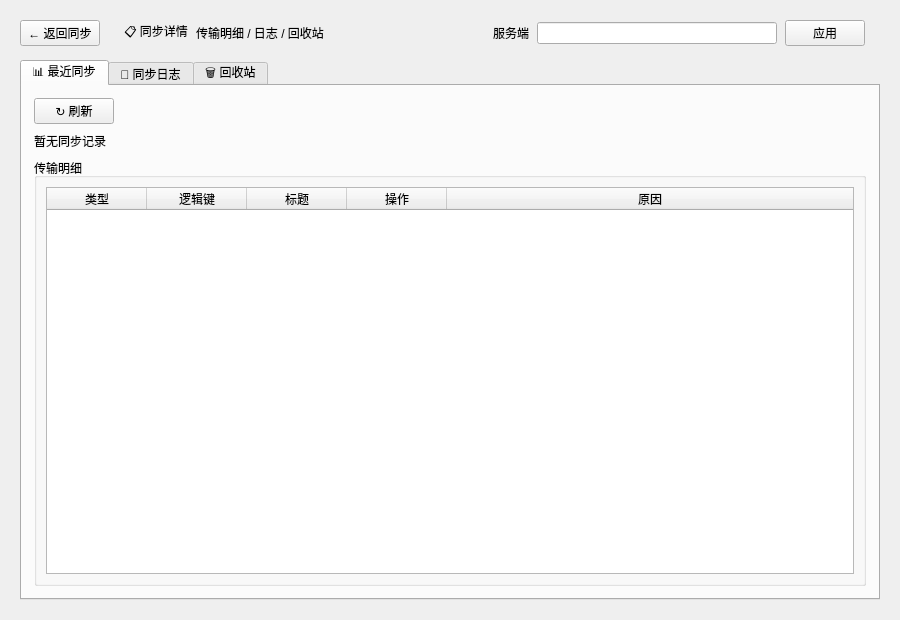
<?xml version="1.0" encoding="UTF-8"?>
<!-- syncdetailspage.ui —— 同步详情页布局（Qt Designer）
     与 SyncDetailsPage::buildUi() 的静态结构一一对应；主题 objectName、
     表格列宽、下拉框档位数据、信号连接等运行时内容仍在 syncdetailspage.cpp 中设置 -->
<ui version="4.0">
 <class>SyncDetailsPage</class>
 <widget class="QWidget" name="SyncDetailsPage">
  <property name="geometry">
   <rect>
    <x>0</x>
    <y>0</y>
    <width>900</width>
    <height>620</height>
   </rect>
  </property>
  <layout class="QVBoxLayout" name="rootLayout" stretch="0,1">
   <property name="leftMargin">
    <number>20</number>
   </property>
   <property name="topMargin">
    <number>20</number>
   </property>
   <property name="rightMargin">
    <number>20</number>
   </property>
   <property name="bottomMargin">
    <number>20</number>
   </property>
   <property name="spacing">
    <number>14</number>
   </property>
   <item>
    <layout class="QHBoxLayout" name="toolbarLayout">
     <property name="spacing">
      <number>8</number>
     </property>
     <item>
      <widget class="QPushButton" name="btnBack">
       <property name="text">
        <string>← 返回同步</string>
       </property>
      </widget>
     </item>
     <item>
      <spacer name="toolbarGap">
       <property name="orientation">
        <enum>Qt::Horizontal</enum>
       </property>
       <property name="sizeType">
        <enum>QSizePolicy::Fixed</enum>
       </property>
       <property name="sizeHint" stdset="0">
        <size>
         <width>16</width>
         <height>20</height>
        </size>
       </property>
      </spacer>
     </item>
     <item>
      <widget class="QLabel" name="pageTitle">
       <property name="text">
        <string>📋 同步详情</string>
       </property>
      </widget>
     </item>
     <item>
      <widget class="QLabel" name="pageSubtitle">
       <property name="text">
        <string>传输明细 / 日志 / 回收站</string>
       </property>
      </widget>
     </item>
     <item>
      <spacer name="toolbarSpacer">
       <property name="orientation">
        <enum>Qt::Horizontal</enum>
       </property>
       <property name="sizeHint" stdset="0">
        <size>
         <width>40</width>
         <height>20</height>
        </size>
       </property>
      </spacer>
     </item>
     <item>
      <widget class="QLabel" name="lblServer">
       <property name="text">
        <string>服务端</string>
       </property>
      </widget>
     </item>
     <item>
      <widget class="QLineEdit" name="serverEdit">
       <property name="minimumSize">
        <size>
         <width>240</width>
         <height>0</height>
        </size>
       </property>
       <property name="maximumSize">
        <size>
         <width>240</width>
         <height>16777215</height>
        </size>
       </property>
      </widget>
     </item>
     <item>
      <widget class="QPushButton" name="btnApply">
       <property name="text">
        <string>应用</string>
       </property>
      </widget>
     </item>
     <item>
      <widget class="QLabel" name="statusLabel"/>
     </item>
    </layout>
   </item>
   <item>
    <widget class="QTabWidget" name="tabs">
     <widget class="QWidget" name="latestTab">
      <attribute name="title">
       <string>📊 最近同步</string>
      </attribute>
      <layout class="QVBoxLayout" name="latestLayout" stretch="0,0,1">
       <property name="leftMargin">
        <number>12</number>
       </property>
       <property name="topMargin">
        <number>12</number>
       </property>
       <property name="rightMargin">
        <number>12</number>
       </property>
       <property name="bottomMargin">
        <number>12</number>
       </property>
       <property name="spacing">
        <number>8</number>
       </property>
       <item>
        <layout class="QHBoxLayout" name="latestToolbar">
         <property name="spacing">
          <number>8</number>
         </property>
         <item>
          <widget class="QPushButton" name="btnRefreshLatestSync">
           <property name="text">
            <string>↻ 刷新</string>
           </property>
          </widget>
         </item>
         <item>
          <spacer name="latestToolbarSpacer">
           <property name="orientation">
            <enum>Qt::Horizontal</enum>
           </property>
           <property name="sizeHint" stdset="0">
            <size>
             <width>40</width>
             <height>20</height>
            </size>
           </property>
          </spacer>
         </item>
        </layout>
       </item>
       <item>
        <widget class="QLabel" name="lblLatestSummary">
         <property name="text">
          <string>暂无同步记录</string>
         </property>
         <property name="wordWrap">
          <bool>true</bool>
         </property>
        </widget>
       </item>
       <item>
        <widget class="QGroupBox" name="latestBox">
         <property name="title">
          <string>传输明细</string>
         </property>
         <layout class="QVBoxLayout" name="latestBoxLayout">
          <item>
           <widget class="QTableWidget" name="latestRecordsTable">
            <property name="editTriggers">
             <set>QAbstractItemView::NoEditTriggers</set>
            </property>
            <property name="selectionBehavior">
             <enum>QAbstractItemView::SelectRows</enum>
            </property>
            <attribute name="verticalHeaderVisible">
             <bool>false</bool>
            </attribute>
            <attribute name="horizontalHeaderStretchLastSection">
             <bool>true</bool>
            </attribute>
            <column>
             <property name="text">
              <string>类型</string>
             </property>
            </column>
            <column>
             <property name="text">
              <string>逻辑键</string>
             </property>
            </column>
            <column>
             <property name="text">
              <string>标题</string>
             </property>
            </column>
            <column>
             <property name="text">
              <string>操作</string>
             </property>
            </column>
            <column>
             <property name="text">
              <string>原因</string>
             </property>
            </column>
           </widget>
          </item>
         </layout>
        </widget>
       </item>
      </layout>
     </widget>
     <widget class="QWidget" name="logTab">
      <attribute name="title">
       <string>📜 同步日志</string>
      </attribute>
      <layout class="QVBoxLayout" name="logLayout" stretch="0,1,0,0">
       <property name="leftMargin">
        <number>12</number>
       </property>
       <property name="topMargin">
        <number>12</number>
       </property>
       <property name="rightMargin">
        <number>12</number>
       </property>
       <property name="bottomMargin">
        <number>12</number>
       </property>
       <property name="spacing">
        <number>8</number>
       </property>
       <item>
        <layout class="QHBoxLayout" name="filterBar">
         <property name="spacing">
          <number>8</number>
         </property>
         <item>
          <widget class="QLabel" name="lblFilterDirection">
           <property name="text">
            <string>方向</string>
           </property>
          </widget>
         </item>
         <item>
          <widget class="QComboBox" name="filterDirection">
           <item>
            <property name="text">
             <string>全部</string>
            </property>
           </item>
           <item>
            <property name="text">
             <string>发出</string>
            </property>
           </item>
           <item>
            <property name="text">
             <string>接收</string>
            </property>
           </item>
          </widget>
         </item>
         <item>
          <widget class="QLabel" name="lblFilterProtocol">
           <property name="text">
            <string>协议</string>
           </property>
          </widget>
         </item>
         <item>
          <widget class="QComboBox" name="filterProtocol">
           <item>
            <property name="text">
             <string>全部</string>
            </property>
           </item>
           <item>
            <property name="text">
             <string>HTTP</string>
            </property>
           </item>
           <item>
            <property name="text">
             <string>UDP 广播</string>
            </property>
           </item>
           <item>
            <property name="text">
             <string>mDNS</string>
            </property>
           </item>
          </widget>
         </item>
         <item>
          <widget class="QLabel" name="lblFilterEvent">
           <property name="text">
            <string>事件</string>
           </property>
          </widget>
         </item>
         <item>
          <widget class="QComboBox" name="filterEvent">
           <item>
            <property name="text">
             <string>全部</string>
            </property>
           </item>
           <item>
            <property name="text">
             <string>发现</string>
            </property>
           </item>
           <item>
            <property name="text">
             <string>配对</string>
            </property>
           </item>
           <item>
            <property name="text">
             <string>同步</string>
            </property>
           </item>
           <item>
            <property name="text">
             <string>冲突</string>
            </property>
           </item>
          </widget>
         </item>
         <item>
          <widget class="QLabel" name="lblFilterKind">
           <property name="text">
            <string>类型</string>
           </property>
          </widget>
         </item>
         <item>
          <widget class="QComboBox" name="filterKind">
           <property name="toolTip">
            <string>局域网同步详情默认只显示 ActivityWatch 日志；收件箱/任务由 D1 云同步管理</string>
           </property>
           <item>
            <property name="text">
             <string>ActivityWatch（日志）</string>
            </property>
           </item>
           <item>
            <property name="text">
             <string>收件箱（已禁用）</string>
            </property>
           </item>
           <item>
            <property name="text">
             <string>任务（已禁用）</string>
            </property>
           </item>
           <item>
            <property name="text">
             <string>全部</string>
            </property>
           </item>
          </widget>
         </item>
         <item>
          <spacer name="filterBarSpacer">
           <property name="orientation">
            <enum>Qt::Horizontal</enum>
           </property>
           <property name="sizeHint" stdset="0">
            <size>
             <width>40</width>
             <height>20</height>
            </size>
           </property>
          </spacer>
         </item>
         <item>
          <widget class="QLabel" name="logCountLabel">
           <property name="text">
            <string>0 条</string>
           </property>
          </widget>
         </item>
        </layout>
       </item>
       <item>
        <widget class="QTableWidget" name="logTable">
         <property name="editTriggers">
          <set>QAbstractItemView::NoEditTriggers</set>
         </property>
         <property name="selectionBehavior">
          <enum>QAbstractItemView::SelectRows</enum>
         </property>
         <attribute name="verticalHeaderVisible">
          <bool>false</bool>
         </attribute>
         <attribute name="horizontalHeaderStretchLastSection">
          <bool>true</bool>
         </attribute>
         <column>
          <property name="text">
           <string>时间</string>
          </property>
         </column>
         <column>
          <property name="text">
           <string>方向</string>
          </property>
         </column>
         <column>
          <property name="text">
           <string>协议</string>
          </property>
         </column>
         <column>
          <property name="text">
           <string>事件</string>
          </property>
         </column>
         <column>
          <property name="text">
           <string>状态</string>
          </property>
         </column>
         <column>
          <property name="text">
           <string>消息</string>
          </property>
         </column>
        </widget>
       </item>
       <item>
        <layout class="QHBoxLayout" name="pageBar">
         <property name="spacing">
          <number>8</number>
         </property>
         <item>
          <widget class="QPushButton" name="btnPrevPage">
           <property name="enabled">
            <bool>false</bool>
           </property>
           <property name="text">
            <string>◀ 上一页</string>
           </property>
          </widget>
         </item>
         <item>
          <widget class="QSpinBox" name="pageSpin">
           <property name="minimum">
            <number>1</number>
           </property>
           <property name="maximum">
            <number>1</number>
           </property>
           <property name="suffix">
            <string> / 1</string>
           </property>
          </widget>
         </item>
         <item>
          <widget class="QPushButton" name="btnNextPage">
           <property name="enabled">
            <bool>false</bool>
           </property>
           <property name="text">
            <string>下一页 ▶</string>
           </property>
          </widget>
         </item>
         <item>
          <spacer name="pageBarSpacer">
           <property name="orientation">
            <enum>Qt::Horizontal</enum>
           </property>
           <property name="sizeHint" stdset="0">
            <size>
             <width>40</width>
             <height>20</height>
            </size>
           </property>
          </spacer>
         </item>
         <item>
          <widget class="QPushButton" name="btnRefreshLog">
           <property name="text">
            <string>↻ 刷新</string>
           </property>
          </widget>
         </item>
         <item>
          <widget class="QPushButton" name="btnClearLogs">
           <property name="text">
            <string>🗑 清空</string>
           </property>
          </widget>
         </item>
        </layout>
       </item>
       <item>
        <widget class="QGroupBox" name="detailBox">
         <property name="title">
          <string>传输明细（双击日志行展开）</string>
         </property>
         <layout class="QVBoxLayout" name="detailBoxLayout">
          <item>
           <widget class="QPlainTextEdit" name="detailPanel">
            <property name="readOnly">
             <bool>true</bool>
            </property>
            <property name="maximumSize">
             <size>
              <width>16777215</width>
              <height>180</height>
             </size>
            </property>
            <property name="placeholderText">
             <string>双击上方日志行查看传输明细…</string>
            </property>
           </widget>
          </item>
         </layout>
        </widget>
       </item>
      </layout>
     </widget>
     <widget class="QWidget" name="trashTab">
      <attribute name="title">
       <string>🗑 回收站</string>
      </attribute>
      <layout class="QVBoxLayout" name="trashLayout" stretch="0,1">
       <property name="leftMargin">
        <number>12</number>
       </property>
       <property name="topMargin">
        <number>12</number>
       </property>
       <property name="rightMargin">
        <number>12</number>
       </property>
       <property name="bottomMargin">
        <number>12</number>
       </property>
       <property name="spacing">
        <number>8</number>
       </property>
       <item>
        <layout class="QHBoxLayout" name="trashBar">
         <property name="spacing">
          <number>8</number>
         </property>
         <item>
          <widget class="QPushButton" name="btnRefreshTrash">
           <property name="text">
            <string>↻ 刷新</string>
           </property>
          </widget>
         </item>
         <item>
          <widget class="QPushButton" name="btnClearTrash">
           <property name="text">
            <string>🗑 清空</string>
           </property>
          </widget>
         </item>
         <item>
          <spacer name="trashBarSpacer">
           <property name="orientation">
            <enum>Qt::Horizontal</enum>
           </property>
           <property name="sizeHint" stdset="0">
            <size>
             <width>40</width>
             <height>20</height>
            </size>
           </property>
          </spacer>
         </item>
         <item>
          <widget class="QPushButton" name="btnRestoreTrash">
           <property name="text">
            <string>↩ 恢复</string>
           </property>
          </widget>
         </item>
         <item>
          <widget class="QPushButton" name="btnDeleteTrash">
           <property name="text">
            <string>✗ 永久删除</string>
           </property>
          </widget>
         </item>
        </layout>
       </item>
       <item>
        <widget class="QTableWidget" name="trashTable">
         <property name="editTriggers">
          <set>QAbstractItemView::NoEditTriggers</set>
         </property>
         <property name="selectionBehavior">
          <enum>QAbstractItemView::SelectRows</enum>
         </property>
         <attribute name="verticalHeaderVisible">
          <bool>false</bool>
         </attribute>
         <attribute name="horizontalHeaderStretchLastSection">
          <bool>true</bool>
         </attribute>
         <column>
          <property name="text">
           <string>ID</string>
          </property>
         </column>
         <column>
          <property name="text">
           <string>类型</string>
          </property>
         </column>
         <column>
          <property name="text">
           <string>逻辑键</string>
          </property>
         </column>
         <column>
          <property name="text">
           <string>原因</string>
          </property>
         </column>
         <column>
          <property name="text">
           <string>来源设备</string>
          </property>
         </column>
         <column>
          <property name="text">
           <string>归档时间</string>
          </property>
         </column>
        </widget>
       </item>
      </layout>
     </widget>
    </widget>
   </item>
  </layout>
 </widget>
 <resources/>
 <connections/>
</ui>
